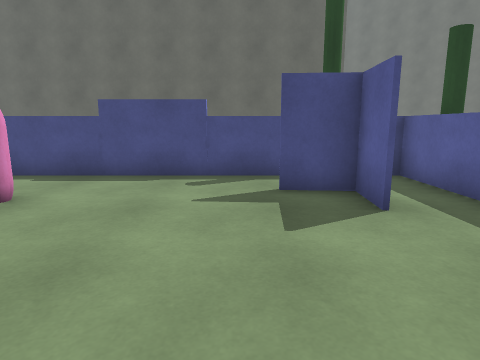
view 1 (above)

12 first-person views from a walk through a scene from a Unity 3-D project. The camera is 1.2 m above the floor, tilts 10° down and sees 75° across. The floor is counted in squares, 1 m on a side. Each view is taken from the middle of a square. On the plan, view 1 faces up. The plan holds only what a view shows up to about 13 squares ahead; the rest is blank. The place goes on beyond the plan. The player is left out. Some animated figures are left out.

view 2
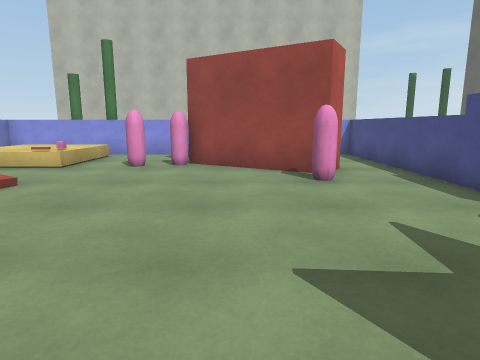

view 3
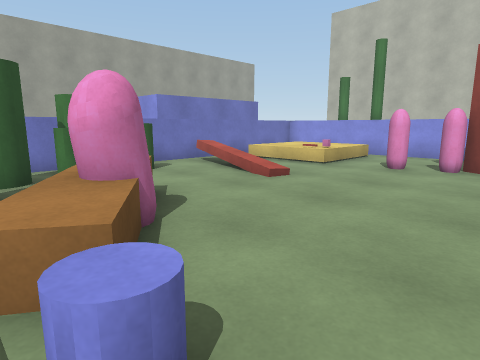

view 4
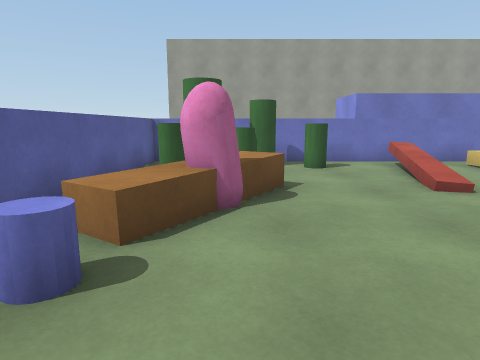

view 5
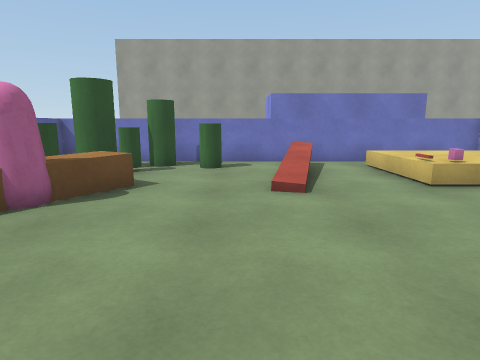

view 6
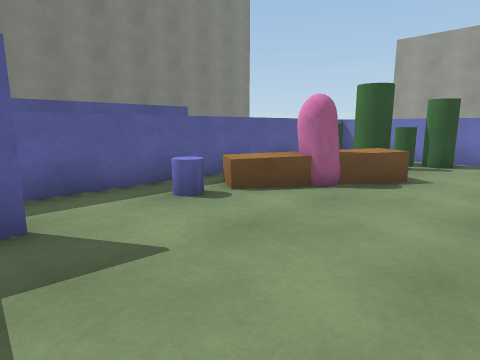

view 7
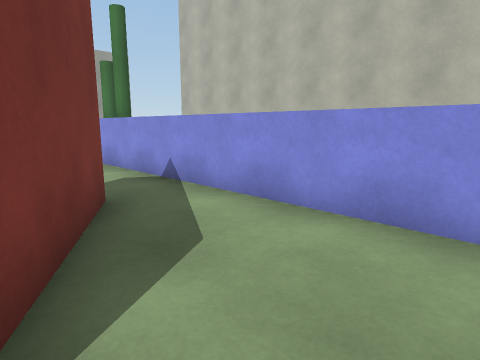

view 8
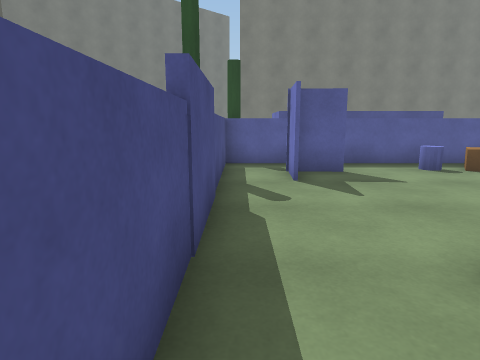

view 9
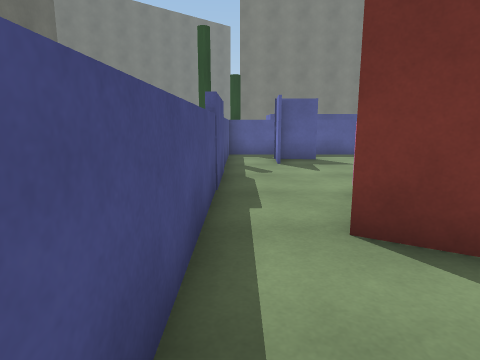

view 10
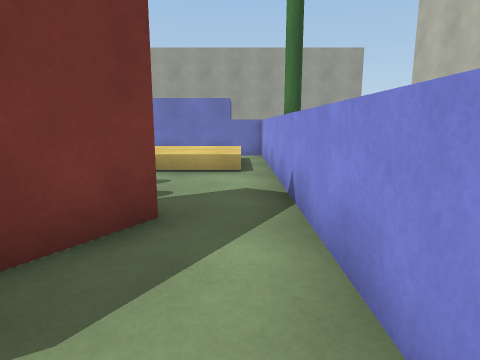

view 11
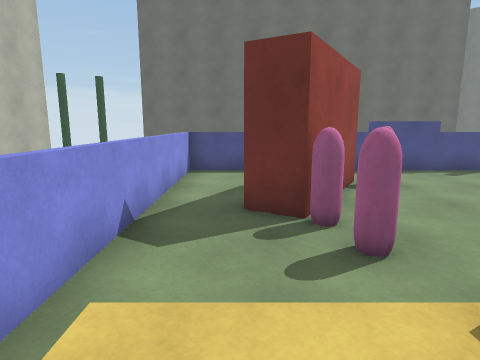

view 12
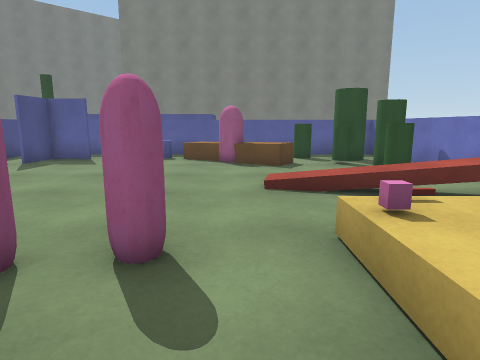

### Floor plan
Key: @ floor where view 1 was taken; # wall or solid block; . main floor; : floor 0.5 m higher than the main floor; / step, stairs or slope; = window, fence, low wall or low ledge; ^ raised ledge; C green cylinder; Y cylinder; P pink capsule; O other object.
Columns run from 11 left of view 1 to 4 right of it. Each row starts with its distance up from view 1.
  8  ###############
  7  #.............#
  6  #..........OO.#
  5  #...###.....O.#
  4  #..###........#
  3  #..##.........#
  2  #..#........YY#
  1  #..##.......^=#
  0  #...#.....@.P^#
 -1  #..........P###
 -2 ##////../..=^= #
 -3  =/:::../...=OO#
 -4 C#/:::.//...OO.#
 -5  =/:::.==.OOOO.#
 -6  #====#####O####
 -7  #######

Positions as (right, up) in squares from view 1, and headings:
1: (0, 0), facing up
2: (3, 3), facing left
3: (3, 3), facing down-left
4: (1, 4), facing down
5: (-2, 4), facing down
6: (-2, 5), facing down-right
7: (-6, 7), facing down-left
8: (-6, 7), facing right
9: (-9, 7), facing right
10: (-9, 6), facing down
11: (-8, -4), facing up
12: (-9, -1), facing right
